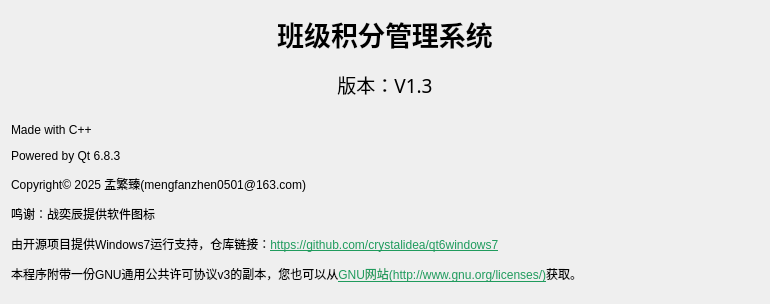
<?xml version="1.0" encoding="UTF-8"?>
<ui version="4.0">
 <class>AboutInfoDialog</class>
 <widget class="QDialog" name="AboutInfoDialog">
  <property name="geometry">
   <rect>
    <x>0</x>
    <y>0</y>
    <width>770</width>
    <height>304</height>
   </rect>
  </property>
  <property name="windowTitle">
   <string>关于</string>
  </property>
  <layout class="QVBoxLayout" name="verticalLayout" stretch="1,1,4">
   <item>
    <widget class="QLabel" name="label">
     <property name="font">
      <font>
       <family>黑体</family>
       <pointsize>20</pointsize>
       <bold>true</bold>
      </font>
     </property>
     <property name="text">
      <string>班级积分管理系统</string>
     </property>
     <property name="alignment">
      <set>Qt::AlignmentFlag::AlignCenter</set>
     </property>
    </widget>
   </item>
   <item>
    <widget class="QLabel" name="label_2">
     <property name="font">
      <font>
       <family>宋体</family>
       <pointsize>14</pointsize>
      </font>
     </property>
     <property name="text">
      <string>版本：V1.3</string>
     </property>
     <property name="alignment">
      <set>Qt::AlignmentFlag::AlignCenter</set>
     </property>
    </widget>
   </item>
   <item>
    <widget class="QLabel" name="label_3">
     <property name="text">
      <string>&lt;html&gt;&lt;head/&gt;&lt;body&gt;&lt;p&gt;Made with C++&lt;/p&gt;&lt;p&gt;Powered by Qt 6.8.3&lt;/p&gt;&lt;p&gt;Copyright© 2025 孟繁臻(mengfanzhen0501@163.com)&lt;/p&gt;&lt;p&gt;鸣谢：战奕辰提供软件图标 &lt;/p&gt;&lt;p&gt;由开源项目提供Windows7运行支持，仓库链接：&lt;a href=&quot;https://github.com/crystalidea/qt6windows7&quot;&gt;&lt;span style=&quot; text-decoration: underline; color:#1f9b5d;&quot;&gt;https://github.com/crystalidea/qt6windows7&lt;/span&gt;&lt;/a&gt;&lt;/p&gt;&lt;p&gt;本程序附带一份GNU通用公共许可协议v3的副本，您也可以从&lt;a href=&quot;http://www.gnu.org/licenses/&quot;&gt;&lt;span style=&quot; text-decoration: underline; color:#1f9b5d;&quot;&gt;GNU网站(http://www.gnu.org/licenses/)&lt;/span&gt;&lt;/a&gt;获取。&lt;/p&gt;&lt;/body&gt;&lt;/html&gt;</string>
     </property>
     <property name="wordWrap">
      <bool>true</bool>
     </property>
     <property name="margin">
      <number>0</number>
     </property>
    </widget>
   </item>
  </layout>
 </widget>
 <resources/>
 <connections/>
</ui>
